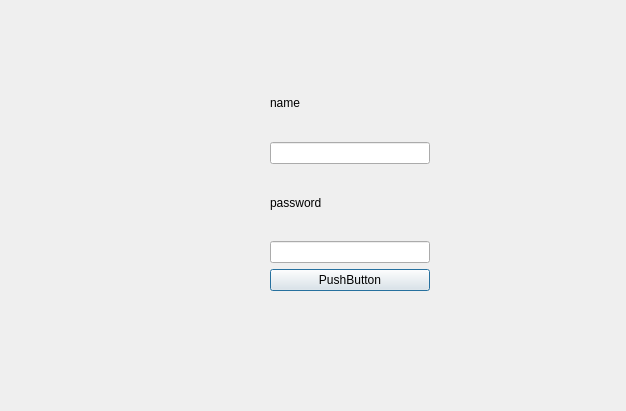
<?xml version="1.0" encoding="UTF-8"?>
<ui version="4.0">
 <class>Dialog</class>
 <widget class="QDialog" name="Dialog">
  <property name="geometry">
   <rect>
    <x>0</x>
    <y>0</y>
    <width>626</width>
    <height>411</height>
   </rect>
  </property>
  <property name="windowTitle">
   <string>Dialog</string>
  </property>
  <widget class="QStackedWidget" name="stackedWidget">
   <property name="geometry">
    <rect>
     <x>50</x>
     <y>10</y>
     <width>621</width>
     <height>411</height>
    </rect>
   </property>
   <property name="currentIndex">
    <number>0</number>
   </property>
   <widget class="QWidget" name="page">
    <widget class="QWidget" name="verticalLayoutWidget_3">
     <property name="geometry">
      <rect>
       <x>220</x>
       <y>60</y>
       <width>160</width>
       <height>221</height>
      </rect>
     </property>
     <layout class="QVBoxLayout" name="verticalLayout_4">
      <item>
       <widget class="QLabel" name="abel_name">
        <property name="text">
         <string>name</string>
        </property>
       </widget>
      </item>
      <item>
       <widget class="QLineEdit" name="lineEdit_name"/>
      </item>
      <item>
       <widget class="QLabel" name="label_password">
        <property name="text">
         <string>password</string>
        </property>
       </widget>
      </item>
      <item>
       <widget class="QLineEdit" name="lineEdit_password"/>
      </item>
      <item>
       <widget class="QPushButton" name="btn_connection">
        <property name="text">
         <string>PushButton</string>
        </property>
       </widget>
      </item>
     </layout>
    </widget>
   </widget>
   <widget class="QWidget" name="page_2">
    <widget class="QWidget" name="verticalLayoutWidget">
     <property name="geometry">
      <rect>
       <x>320</x>
       <y>90</y>
       <width>301</width>
       <height>301</height>
      </rect>
     </property>
     <layout class="QVBoxLayout" name="verticalLayout">
      <item>
       <widget class="QLabel" name="image_label">
        <property name="text">
         <string>image</string>
        </property>
       </widget>
      </item>
      <item>
       <widget class="QLabel" name="graph_label">
        <property name="text">
         <string>graphique</string>
        </property>
       </widget>
      </item>
     </layout>
    </widget>
    <widget class="QWidget" name="verticalLayoutWidget_2">
     <property name="geometry">
      <rect>
       <x>10</x>
       <y>90</y>
       <width>271</width>
       <height>301</height>
      </rect>
     </property>
     <layout class="QVBoxLayout" name="verticalLayout_3">
      <item>
       <widget class="QCalendarWidget" name="calendar"/>
      </item>
      <item>
       <widget class="QComboBox" name="menu_deroulant_salarier"/>
      </item>
      <item>
       <widget class="QScrollArea" name="scrollArea">
        <property name="widgetResizable">
         <bool>true</bool>
        </property>
        <widget class="QWidget" name="scrollAreaWidgetContents">
         <property name="geometry">
          <rect>
           <x>0</x>
           <y>0</y>
           <width>267</width>
           <height>126</height>
          </rect>
         </property>
         <widget class="QGroupBox" name="tache_box">
          <property name="geometry">
           <rect>
            <x>0</x>
            <y>0</y>
            <width>251</width>
            <height>71</height>
           </rect>
          </property>
          <property name="title">
           <string>event</string>
          </property>
          <widget class="QLabel" name="label">
           <property name="geometry">
            <rect>
             <x>0</x>
             <y>10</y>
             <width>35</width>
             <height>10</height>
            </rect>
           </property>
           <property name="text">
            <string>titre</string>
           </property>
          </widget>
          <widget class="QLabel" name="label_date_event">
           <property name="geometry">
            <rect>
             <x>0</x>
             <y>20</y>
             <width>35</width>
             <height>10</height>
            </rect>
           </property>
           <property name="text">
            <string>date</string>
           </property>
          </widget>
          <widget class="QLabel" name="label_heure_event">
           <property name="geometry">
            <rect>
             <x>30</x>
             <y>20</y>
             <width>35</width>
             <height>10</height>
            </rect>
           </property>
           <property name="text">
            <string>heure</string>
           </property>
          </widget>
          <widget class="QLabel" name="label_lieu_event">
           <property name="geometry">
            <rect>
             <x>0</x>
             <y>30</y>
             <width>35</width>
             <height>10</height>
            </rect>
           </property>
           <property name="text">
            <string>lieu</string>
           </property>
          </widget>
          <widget class="QLabel" name="label_description_event">
           <property name="geometry">
            <rect>
             <x>0</x>
             <y>40</y>
             <width>51</width>
             <height>16</height>
            </rect>
           </property>
           <property name="text">
            <string>description</string>
           </property>
          </widget>
         </widget>
        </widget>
       </widget>
      </item>
     </layout>
    </widget>
    <widget class="QWidget" name="horizontalLayoutWidget">
     <property name="geometry">
      <rect>
       <x>7</x>
       <y>0</y>
       <width>611</width>
       <height>80</height>
      </rect>
     </property>
     <layout class="QHBoxLayout" name="horizontalLayout_2">
      <item>
       <widget class="QPushButton" name="btn_agenda">
        <property name="text">
         <string>agendass</string>
        </property>
       </widget>
      </item>
      <item>
       <widget class="QPushButton" name="btn_bien">
        <property name="text">
         <string>bien</string>
        </property>
       </widget>
      </item>
      <item>
       <widget class="QPushButton" name="btn_ajout_personne">
        <property name="text">
         <string>ajout persone</string>
        </property>
       </widget>
      </item>
     </layout>
    </widget>
   </widget>
  </widget>
 </widget>
 <tabstops>
  <tabstop>btn_connection</tabstop>
 </tabstops>
 <resources/>
 <connections/>
</ui>
